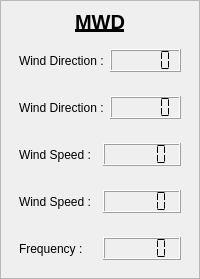
             <widget class="QFrame" name="verticalFrame_dpt_4">
              <property name="frameShape">
               <enum>QFrame::Shape::StyledPanel</enum>
              </property>
              <layout class="QVBoxLayout" name="verticalLayout_39">
               <property name="leftMargin">
                <number>9</number>
               </property>
               <property name="topMargin">
                <number>9</number>
               </property>
               <property name="rightMargin">
                <number>9</number>
               </property>
               <property name="bottomMargin">
                <number>9</number>
               </property>
               <item>
                <widget class="QLabel" name="label_111">
                 <property name="sizePolicy">
                  <sizepolicy hsizetype="Preferred" vsizetype="Maximum">
                   <horstretch>0</horstretch>
                   <verstretch>0</verstretch>
                  </sizepolicy>
                 </property>
                 <property name="font">
                  <font>
                   <pointsize>15</pointsize>
                   <bold>true</bold>
                   <underline>true</underline>
                  </font>
                 </property>
                 <property name="text">
                  <string>MWD</string>
                 </property>
                 <property name="alignment">
                  <set>Qt::AlignmentFlag::AlignCenter</set>
                 </property>
                </widget>
               </item>
               <item>
                <layout class="QHBoxLayout" name="horizontalLayout_83">
                 <property name="leftMargin">
                  <number>9</number>
                 </property>
                 <property name="topMargin">
                  <number>9</number>
                 </property>
                 <property name="rightMargin">
                  <number>9</number>
                 </property>
                 <property name="bottomMargin">
                  <number>9</number>
                 </property>
                 <item>
                  <widget class="QLabel" name="label_windDirectionUnit_mwd">
                   <property name="text">
                    <string>Wind Direction :</string>
                   </property>
                  </widget>
                 </item>
                 <item>
                  <widget class="QLCDNumber" name="lcdNumber_windDirection_mwd">
                   <property name="sizePolicy">
                    <sizepolicy hsizetype="Minimum" vsizetype="Maximum">
                     <horstretch>0</horstretch>
                     <verstretch>0</verstretch>
                    </sizepolicy>
                   </property>
                   <property name="segmentStyle">
                    <enum>QLCDNumber::SegmentStyle::Flat</enum>
                   </property>
                  </widget>
                 </item>
                </layout>
               </item>
               <item>
                <layout class="QHBoxLayout" name="horizontalLayout_86">
                 <property name="leftMargin">
                  <number>9</number>
                 </property>
                 <property name="topMargin">
                  <number>9</number>
                 </property>
                 <property name="rightMargin">
                  <number>9</number>
                 </property>
                 <property name="bottomMargin">
                  <number>9</number>
                 </property>
                 <item>
                  <widget class="QLabel" name="label_windDirectionUnit_mwd_2">
                   <property name="text">
                    <string>Wind Direction :</string>
                   </property>
                  </widget>
                 </item>
                 <item>
                  <widget class="QLCDNumber" name="lcdNumber_windDirection_mwd_2">
                   <property name="sizePolicy">
                    <sizepolicy hsizetype="Minimum" vsizetype="Maximum">
                     <horstretch>0</horstretch>
                     <verstretch>0</verstretch>
                    </sizepolicy>
                   </property>
                   <property name="segmentStyle">
                    <enum>QLCDNumber::SegmentStyle::Flat</enum>
                   </property>
                  </widget>
                 </item>
                </layout>
               </item>
               <item>
                <layout class="QHBoxLayout" name="horizontalLayout_87">
                 <property name="leftMargin">
                  <number>9</number>
                 </property>
                 <property name="topMargin">
                  <number>9</number>
                 </property>
                 <property name="rightMargin">
                  <number>9</number>
                 </property>
                 <property name="bottomMargin">
                  <number>9</number>
                 </property>
                 <item>
                  <widget class="QLabel" name="label_windSpeedUnit_mwd">
                   <property name="text">
                    <string>Wind Speed :</string>
                   </property>
                  </widget>
                 </item>
                 <item>
                  <widget class="QLCDNumber" name="lcdNumber_windSpeed_mwd">
                   <property name="sizePolicy">
                    <sizepolicy hsizetype="Minimum" vsizetype="Maximum">
                     <horstretch>0</horstretch>
                     <verstretch>0</verstretch>
                    </sizepolicy>
                   </property>
                   <property name="segmentStyle">
                    <enum>QLCDNumber::SegmentStyle::Flat</enum>
                   </property>
                  </widget>
                 </item>
                </layout>
               </item>
               <item>
                <layout class="QHBoxLayout" name="horizontalLayout_88">
                 <property name="leftMargin">
                  <number>9</number>
                 </property>
                 <property name="topMargin">
                  <number>9</number>
                 </property>
                 <property name="rightMargin">
                  <number>9</number>
                 </property>
                 <property name="bottomMargin">
                  <number>9</number>
                 </property>
                 <item>
                  <widget class="QLabel" name="label_windSpeedUnit_mwd_2">
                   <property name="text">
                    <string>Wind Speed :</string>
                   </property>
                  </widget>
                 </item>
                 <item>
                  <widget class="QLCDNumber" name="lcdNumber_windSpeed_mwd_2">
                   <property name="sizePolicy">
                    <sizepolicy hsizetype="Minimum" vsizetype="Maximum">
                     <horstretch>0</horstretch>
                     <verstretch>0</verstretch>
                    </sizepolicy>
                   </property>
                   <property name="segmentStyle">
                    <enum>QLCDNumber::SegmentStyle::Flat</enum>
                   </property>
                  </widget>
                 </item>
                </layout>
               </item>
               <item>
                <layout class="QHBoxLayout" name="horizontalLayout_89">
                 <property name="leftMargin">
                  <number>9</number>
                 </property>
                 <property name="topMargin">
                  <number>9</number>
                 </property>
                 <property name="rightMargin">
                  <number>9</number>
                 </property>
                 <property name="bottomMargin">
                  <number>9</number>
                 </property>
                 <item>
                  <widget class="QLabel" name="label_115">
                   <property name="text">
                    <string>Frequency :</string>
                   </property>
                  </widget>
                 </item>
                 <item>
                  <widget class="QLCDNumber" name="lcdNumber_frequency_mwd">
                   <property name="sizePolicy">
                    <sizepolicy hsizetype="Minimum" vsizetype="Maximum">
                     <horstretch>0</horstretch>
                     <verstretch>0</verstretch>
                    </sizepolicy>
                   </property>
                   <property name="frameShadow">
                    <enum>QFrame::Shadow::Raised</enum>
                   </property>
                   <property name="smallDecimalPoint">
                    <bool>false</bool>
                   </property>
                   <property name="digitCount">
                    <number>5</number>
                   </property>
                   <property name="segmentStyle">
                    <enum>QLCDNumber::SegmentStyle::Flat</enum>
                   </property>
                  </widget>
                 </item>
                </layout>
               </item>
              </layout>
             </widget>
